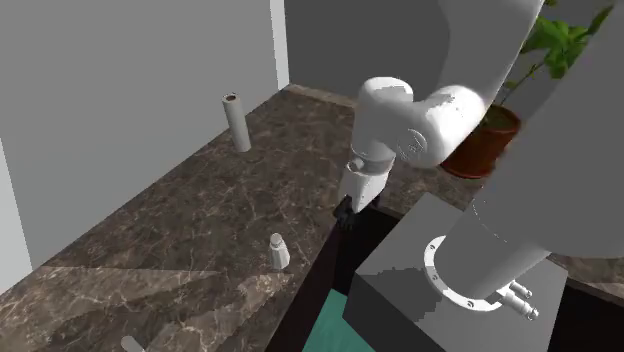
#> input picture frame 0 of tutorials/add_robot/datagen.mp4, 624 x 352 px, given in place of house_790_episode_00000000_exo_camera_1_batch_1_of_5.mp4, which was not available
$ python plot_taxonomy_figure.py
#> lines starting #> are read from the running program, lines starting #| are printed output that depends on the picture; pictures that were not available may be replaced by others from this repository, and a replacement may not be noted
"""Generate the taxonomy figure for the paper.

One row, three rounded rectangles (Physical Reasoning, Affordances, Object
Permanence). Each rectangle contains a title, two tiled images, and a list of
sub-task names.

Image sources:
- Physical Reasoning:
    * Occlusion: first frame of a >=10 nearby-graspable sample video from the
      pick_occlusion evals_round3 benchmark
      (bench_pick_occlusion_10c_0.30r_06MAY).
    * Covering: first frame of a >=10 nearby-graspable sample video from the
      pick_covering evals_round3 benchmark
      (bench_pick_covering_5c_0.30r_06MAY).
  Both benchmarks are filtered with the same logic used in
  scripts/benchmarks/create_json_benchmark.py::compute_num_nearby_graspable,
  so episodes in the gte10 bin have >5 nearby clutter objects to the pickup.

- Affordances:
    * Grasping Affordances: last frame of
      semantic_grasp_pick_13APR/house_491/episode_00000000_exo_camera_1_batch_2_of_2.mp4
    * Spatial Affordances: last frame of
      block_stacking_17APR/house_26/episode_00000001_exo_camera_1_batch_1_of_2.mp4

- Object Permanence:
    * Piaget Stage 4: first frame of
      mug_ball_pick_17APR/house_20/episode_00000002_exo_camera_1_batch_2_of_2.mp4
    * Piaget Stage 5+: tenth frame (index 9) of the same video.
"""

from __future__ import annotations

import textwrap
from pathlib import Path

import cv2
import matplotlib.pyplot as plt
import numpy as np
from matplotlib.offsetbox import AnnotationBbox, OffsetImage
from matplotlib.patches import FancyBboxPatch
from PIL import Image, ImageDraw

OUTLINE_HEX = "#F0529C"
FILL_HEX = "#FAF2E9"
OUTLINE_PX = 5

OCCLUSION_VIDEO = Path(
    "/weka/prior/aguru/datasets/bench_pick_occlusion_10c_0.30r_06MAY/"
    "FrankaPickDroidDataGenConfig_20260506_json_benchmark/debug_num_episodes/"
    "gte10/house_790_episode_00000000_exo_camera_1_batch_1_of_5.mp4"
)
COVERING_VIDEO = Path(
    "/weka/prior/aguru/datasets/bench_pick_covering_5c_0.30r_06MAY/"
    "FrankaPickDroidDataGenConfig_20260506_json_benchmark/debug_num_episodes/"
    "8/house_100_episode_00000001_exo_camera_1_batch_5_of_5.mp4"
)
SEMANTIC_PICK_VIDEO = Path(
    "/weka/prior/aguru/datasets/semantic_grasp_pick_13APR/SemanticGraspPickConfig/"
    "val/house_491/episode_00000000_exo_camera_1_batch_2_of_2.mp4"
)
BLOCK_STACK_VIDEO = Path(
    "/weka/prior/aguru/datasets/block_stacking_17APR/BlockSupportConfig/val/"
    "house_26/episode_00000001_exo_camera_1_batch_1_of_2.mp4"
)
MUG_BALL_VIDEO = Path(
    "/weka/prior/aguru/datasets/mug_ball_pick_17APR/MugBallPickConfig/val/"
    "house_20/episode_00000002_exo_camera_1_batch_2_of_2.mp4"
)


def read_frame(video_path: Path, frame_index: int) -> np.ndarray:
#> called with frame_index = 0
    cap = cv2.VideoCapture(str(video_path))
    if not cap.isOpened():
        raise FileNotFoundError(f"Could not open video: {video_path}")
    n_frames = int(cap.get(cv2.CAP_PROP_FRAME_COUNT))
    if frame_index < 0:
        frame_index = n_frames + frame_index
    if not (0 <= frame_index < n_frames):
        raise IndexError(
            f"Frame {frame_index} out of range for {video_path.name} (n={n_frames})"
        )
    cap.set(cv2.CAP_PROP_POS_FRAMES, frame_index)
    ok, frame = cap.read()
#> frame is the input picture: shape (352, 624, 3); mean B, G, R 88.6, 91.6, 93.7
    cap.release()
    if not ok or frame is None:
        raise RuntimeError(f"Failed to read frame {frame_index} from {video_path}")
    return cv2.cvtColor(frame, cv2.COLOR_BGR2RGB)


def load_images() -> dict[str, tuple[np.ndarray, np.ndarray]]:
    return {
        "Physical Reasoning": (
            read_frame(OCCLUSION_VIDEO, 0),
            read_frame(COVERING_VIDEO, 0),
        ),
        "Affordances": (
            read_frame(SEMANTIC_PICK_VIDEO, -1),
            read_frame(BLOCK_STACK_VIDEO, -1),
        ),
        "Object Permanence": (
            read_frame(MUG_BALL_VIDEO, 0),
            read_frame(MUG_BALL_VIDEO, 9),
        ),
    }
#> call 3 of read_frame, with frame_index = -1
#> in read_frame (call 3), `frame_index = n_frames + frame_index`: frame_index = 52
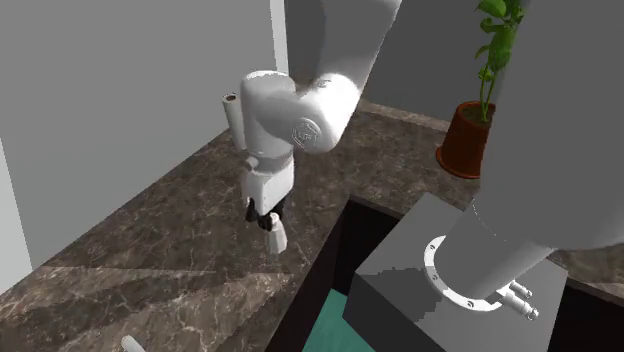
#> input picture frame 52 of tutorials/add_robot/datagen.mp4, 624 x 352 px, given in place of episode_00000000_exo_camera_1_batch_2_of_2.mp4, which was not available
#> in read_frame, frame is the input picture: shape (352, 624, 3); mean B, G, R 89.4, 92.2, 94.3
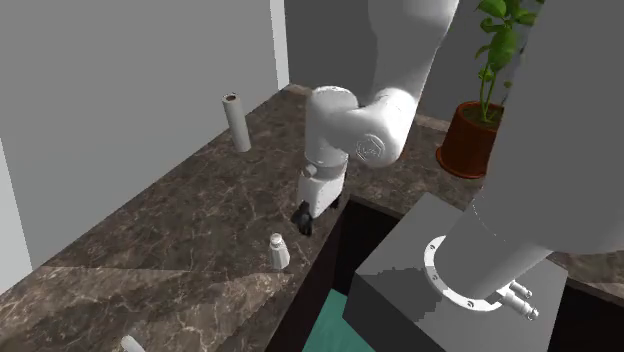
#> input picture frame 9 of tutorials/add_robot/datagen.mp4, 624 x 352 px, given in place of episode_00000002_exo_camera_1_batch_2_of_2.mp4, which was not available
#> in read_frame, frame is the input picture: shape (352, 624, 3); mean B, G, R 88.7, 91.6, 93.6


def _hex_to_rgb(hex_color: str) -> tuple[int, int, int]:
    h = hex_color.lstrip("#")
    return (int(h[0:2], 16), int(h[2:4], 16), int(h[4:6], 16))


def round_with_border(
    img: np.ndarray,
    radius_px: int,
    border_px: int,
    border_color_hex: str,
    bg_rgba: tuple[int, int, int, int] = (255, 255, 255, 0),
) -> np.ndarray:
    """Return an RGBA image: rounded corners with a coloured border outline.

    Corners outside the rounded shape become bg_rgba (transparent by default).
    """
    h, w = img.shape[:2]
    pil_rgb = Image.fromarray(img).convert("RGB")

    mask = Image.new("L", (w, h), 0)
    ImageDraw.Draw(mask).rounded_rectangle(
        [(0, 0), (w - 1, h - 1)], radius=radius_px, fill=255
    )

    canvas = Image.new("RGBA", (w, h), bg_rgba)
    canvas.paste(pil_rgb, (0, 0), mask)

    if border_px > 0:
        border_rgb = _hex_to_rgb(border_color_hex)
        draw = ImageDraw.Draw(canvas)
        offset = border_px / 2.0
        draw.rounded_rectangle(
            [(offset, offset), (w - 1 - offset, h - 1 - offset)],
            radius=max(1, radius_px - int(round(offset))),
            outline=border_rgb + (255,),
            width=border_px,
        )
    return np.array(canvas)


# [34 lines left out: functions _pad_to_height, tile_side_by_side, measure_tiled_aspect, not called in this run]


def _configure_fonts(use_tex: bool) -> None:
    """Match the rcParams of the other paper_plots scripts (serif/Times).

    Falls back to non-TeX serif if `use_tex` is False or LaTeX isn't installed.
    """
    if use_tex:
        plt.rcParams.update({
            "text.usetex": True,
            "font.family": "serif",
            "text.latex.preamble": r"\usepackage{times}\usepackage{amsmath}",
        })
    else:
        plt.rcParams.update({
            "text.usetex": False,
            "font.family": "serif",
            "font.serif": ["Times New Roman", "Times", "Nimbus Roman", "DejaVu Serif"],
        })


def main(output_path: str = "taxonomy_figure.pdf", use_tex: bool = False) -> None:
    _configure_fonts(use_tex)
    sections = [
        ("Physical Reasoning", ["Occlusion", "Covering", "Containment"]),
        ("Affordances", ["Grasping Affordances", "Spatial Affordances"]),
        ("Object Permanence", ["Piaget Stage 4", "Piaget Stage 5+"]),
    ]
    prompts = {
        # Per-image prompts (list of 2 strings, positioned under each image).
        "Physical Reasoning": ["Prompt: Pick up the mug", "Prompt: Pick up the cup"],
        "Affordances": [
            "Prompt: Pick up the mug\nto give it to someone",
            "Prompt: Stack the blocks",
        ],
        # Single string => centered under both images.
        "Object Permanence": "Prompt: Pick up the mug with\nthe ball hidden under it",
    }
    descriptions = {
        "Occlusion": "An object is (partially) occluded by others; requires perception + planning around obstacles",
        "Covering": "An object is (partially) covered by others; may require moving obstacles out of way before grasping",
        "Containment": "An object is contained within another; requires opening the container",
        "Grasping Affordances": "Object must be grasped by correct object part given task",
        "Spatial Affordances": "Which surfaces are appropriately shaped (e.g. size, surface area) to afford usage towards task completion? (e.g. supporting other smaller objects in a stacking task)",
        "Piaget Stage 4": "Can objects still be tracked after their complete occlusion",
        "Piaget Stage 5+": "Can objects still be tracked after their complete occlusion + displacement after occlusion",
    }
    images = load_images()
#> images = 3 items

    fig_w_in = 14.0
    fig_h_in = 9.5
    fig = plt.figure(figsize=(fig_w_in, fig_h_in))
    ax = fig.add_axes([0.0, 0.0, 1.0, 1.0])
    ax.set_xlim(0, 1)
    ax.set_ylim(0, 1)
    ax.set_axis_off()
    fig.patch.set_facecolor("white")

    n = len(sections)
    outer_margin = 0.02
    inter_gap = 0.025
    box_w = (1.0 - 2 * outer_margin - (n - 1) * inter_gap) / n

    box_top = 0.97
    box_bottom = 0.03
    box_h = box_top - box_bottom

    title_band_frac = 0.08
    img_pad_x_in = 0.18

    outline_lw = OUTLINE_PX * 72.0 / fig.dpi

    box_bottom_padding_frac = 0.012
    prompt_to_header_frac = 0.018

    title_y = box_top - (title_band_frac * box_h) / 2
    title_band_bottom = box_top - title_band_frac * box_h

    # Font sizes (larger across the board).
    title_fontsize = 22
    task_examples_fontsize = 20
    prompt_fontsize = 20
    header_fontsize = 20
    label_fontsize = 20
    desc_fontsize = 20

    label_lh_frac = (label_fontsize * 1.2 / 72.0) / fig_h_in
    desc_lh_frac = (desc_fontsize * 1.2 / 72.0) / fig_h_in
    header_lh_frac = (header_fontsize * 1.2 / 72.0) / fig_h_in
    task_examples_lh_frac = (task_examples_fontsize * 1.2 / 72.0) / fig_h_in
    desc_wrap_chars = 48
    entry_gap_frac = 0.004
    label_to_desc_frac = 0.001
    header_to_entries_frac = 0.003

    prompt_linespacing = 1.1
    prompt_line_h_frac = (prompt_fontsize * prompt_linespacing / 72.0) / fig_h_in

    # Vertical spacing for the stacked-images column.
    task_examples_above_img_frac = 0.005
    task_examples_to_img_frac = 0.006
    img_to_prompt_frac = 0.006
    prompt_to_img_frac = 0.016
    img_to_img_frac = 0.016

    avail_w_in = box_w * fig_w_in - 2 * img_pad_x_in

    # ----- Pass 1: compute per-section image positions + content -----
    sec_info = []
    for title, labels in sections:
        section_images = list(images[title])
        prompt_spec = prompts.get(title)

        # Width is the binding dimension; each image's height comes from aspect.
        img_disp_h = []
        for im in section_images:
            aspect = im.shape[1] / im.shape[0]
            img_disp_h.append(avail_w_in / aspect)

        # "Task examples" sits inside the box, below the title band.
        task_examples_y = title_band_bottom - task_examples_above_img_frac
        task_examples_bottom = task_examples_y - task_examples_lh_frac

        # Walk down placing image, then (per-image prompt if applicable).
        image_positions: list[tuple[float, float]] = []
        prompt_positions: list[tuple[float, float, str] | None] = []
        cur_y = task_examples_bottom - task_examples_to_img_frac
        is_per_image_prompts = isinstance(prompt_spec, list)
        is_single_prompt = isinstance(prompt_spec, str)
        for idx, disp_h in enumerate(img_disp_h):
            img_top = cur_y
            img_bottom = img_top - disp_h / fig_h_in
            image_positions.append((img_top, img_bottom))

            if is_per_image_prompts and idx < len(prompt_spec):
                ptext = prompt_spec[idx]
                n_lines = ptext.count("\n") + 1
                p_top = img_bottom - img_to_prompt_frac
                p_bottom = p_top - n_lines * prompt_line_h_frac
                prompt_positions.append((p_top, p_bottom, ptext))
                cur_y = p_bottom - (prompt_to_img_frac if idx < len(img_disp_h) - 1 else 0.0)
            else:
                prompt_positions.append(None)
                cur_y = img_bottom - (img_to_img_frac if idx < len(img_disp_h) - 1 else 0.0)

        if is_single_prompt:
            ptext = prompt_spec
            n_lines = ptext.count("\n") + 1
            p_top = cur_y - img_to_prompt_frac
            p_bottom = p_top - n_lines * prompt_line_h_frac
            single_prompt_pos = (p_top, p_bottom, ptext)
            last_y = p_bottom
        else:
            single_prompt_pos = None
            last_y = cur_y

        # Wrapped descriptions.
        wrapped_descs = []
        for label in labels:
            desc = descriptions.get(label, "")
            if desc:
                w = textwrap.fill(desc, width=desc_wrap_chars)
                wrapped_descs.append((w, w.count("\n") + 1))
            else:
                wrapped_descs.append(("", 0))

        content_h_frac = header_lh_frac + header_to_entries_frac
        for (_, n_lines) in wrapped_descs:
            content_h_frac += label_lh_frac + label_to_desc_frac
            content_h_frac += n_lines * desc_lh_frac
            content_h_frac += entry_gap_frac
        content_h_frac -= entry_gap_frac

        sec_info.append({
            "title": title,
            "labels": labels,
            "images": section_images,
            "image_positions": image_positions,
            "prompt_positions": prompt_positions,
            "prompt_spec": prompt_spec,
            "single_prompt_pos": single_prompt_pos,
            "last_y": last_y,
            "task_examples_y": task_examples_y,
            "wrapped_descs": wrapped_descs,
            "content_h_frac": content_h_frac,
        })
#> after the loop, sec_info = 3 items

    # Align the Taxonomy Subcategories block across sections: header at the
    # same Y for all sections, just below the lowest last_y across sections.
    shared_header_y = min(s["last_y"] for s in sec_info) - prompt_to_header_frac
#> shared_header_y = 0.245
    deepest_end_y = shared_header_y - max(s["content_h_frac"] for s in sec_info)
#> deepest_end_y = -0.155
    shared_box_bottom = max(0.02, deepest_end_y - box_bottom_padding_frac)
#> shared_box_bottom = 0.02

    # ----- Pass 2: render each section -----
    for i, info in enumerate(sec_info):
        x0 = outer_margin + i * (box_w + inter_gap)
        title = info["title"]
        labels = info["labels"]
        cx = x0 + box_w / 2

        rect = FancyBboxPatch(
            (x0, shared_box_bottom),
            box_w,
            box_top - shared_box_bottom,
            boxstyle="round,pad=0,rounding_size=0.015",
            linewidth=outline_lw,
            edgecolor=OUTLINE_HEX,
            facecolor=FILL_HEX,
            joinstyle="round",
            capstyle="round",
            zorder=1,
        )
        ax.add_patch(rect)

        ax.text(
            cx,
            title_y,
            title,
            ha="center",
            va="center",
            fontsize=title_fontsize,
            fontweight="bold",
            color="#222222",
            zorder=3,
        )

        ax.text(
            cx,
            info["task_examples_y"],
            "Task examples",
            ha="center",
            va="top",
            fontsize=task_examples_fontsize,
            fontstyle="italic",
            color="#444444",
            zorder=3,
        )

        # Render each image individually with rounded corners.
        target_radius_in = 0.12
        for img, (top_y, bottom_y) in zip(info["images"], info["image_positions"]):
            img_cy = (top_y + bottom_y) / 2
            disp_w_in = avail_w_in
            src_px_per_disp_in = img.shape[1] / disp_w_in
            radius_px = max(1, int(round(target_radius_in * src_px_per_disp_in)))
            rounded = round_with_border(img, radius_px, 0, OUTLINE_HEX)
            img_h_px, img_w_px = rounded.shape[:2]
            zoom = (disp_w_in * 72.0) / img_w_px
            oi = OffsetImage(rounded, zoom=zoom)
            ab = AnnotationBbox(
                oi,
                (cx, img_cy),
                xycoords="axes fraction",
                frameon=False,
                box_alignment=(0.5, 0.5),
                pad=0,
                zorder=2,
            )
            ax.add_artist(ab)

        # Per-image prompts (None entries are skipped).
        for ppos in info["prompt_positions"]:
            if ppos is None:
                continue
            p_top, _, ptext = ppos
            ax.text(
                cx,
                p_top,
                ptext,
                ha="center",
                va="top",
                fontsize=prompt_fontsize,
                fontstyle="italic",
                color="#444444",
                linespacing=prompt_linespacing,
                zorder=3,
            )

        # Single centered prompt below the stack (Object Permanence case).
        if info["single_prompt_pos"] is not None:
            p_top, _, ptext = info["single_prompt_pos"]
            ax.text(
                cx,
                p_top,
                ptext,
                ha="center",
                va="top",
                fontsize=prompt_fontsize,
                fontstyle="italic",
                color="#444444",
                linespacing=prompt_linespacing,
                zorder=3,
            )

        # Taxonomy Subcategories section.
        ax.text(
            cx,
            shared_header_y,
            "Taxonomy Subcategories",
            ha="center",
            va="top",
            fontsize=header_fontsize,
            fontweight="bold",
            color="#000000",
            zorder=3,
        )

        cur_y = shared_header_y - header_lh_frac - header_to_entries_frac
        for label, (wrapped, n_lines) in zip(labels, info["wrapped_descs"]):
            ax.text(
                cx,
                cur_y,
                label,
                ha="center",
                va="top",
                fontsize=label_fontsize,
                color="#222222",
                zorder=3,
            )
            cur_y -= label_lh_frac + label_to_desc_frac

            if wrapped:
                ax.text(
                    cx,
                    cur_y,
                    wrapped,
                    ha="center",
                    va="top",
                    fontsize=desc_fontsize,
                    fontstyle="italic",
                    color="#555555",
                    linespacing=1.1,
                    zorder=3,
                )
                cur_y -= n_lines * desc_lh_frac
            cur_y -= entry_gap_frac
#> this loop made 3 passes
#> (x0, title, labels, cx, p_top) on pass 3: (0.677, 'Object Permanence', ['Piaget Stage 4', 'Piaget Stage 5+'], 0.828, 0.365)

    out = Path(output_path)
    fig.savefig(out, dpi=300, facecolor="white")
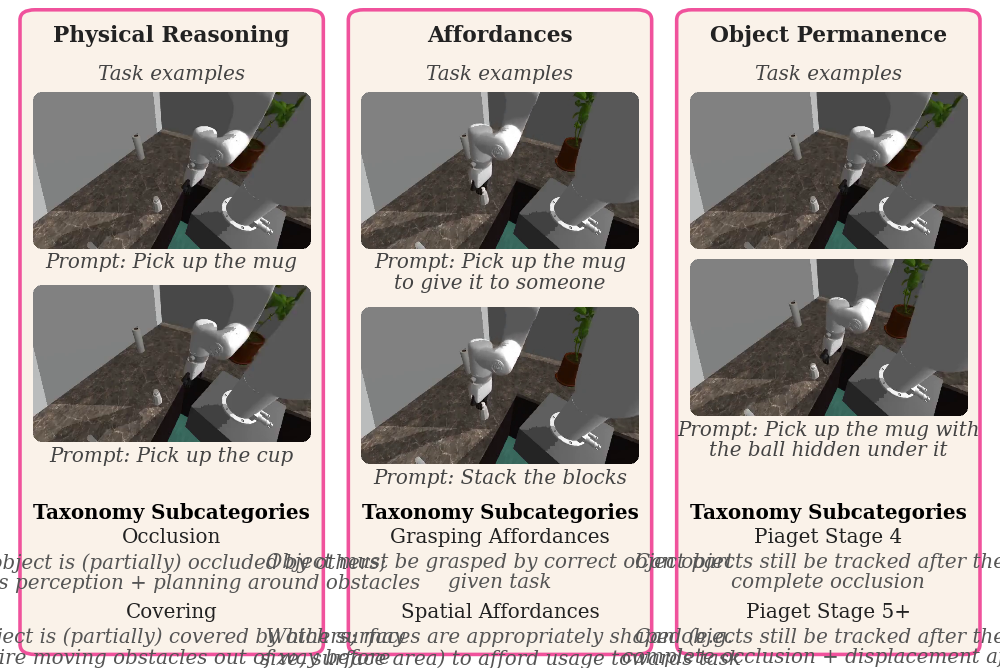
#> figure drawn by matplotlib, 1 panel
    png_out = out.with_suffix(".png")
    fig.savefig(png_out, dpi=200, facecolor="white")
    plt.close(fig)
    print(f"Saved {out} and {png_out}")


if __name__ == "__main__":
    import argparse

    parser = argparse.ArgumentParser()
    parser.add_argument(
        "--output",
        default="taxonomy_figure.pdf",
        help="Output PDF path (a matching .png is also written).",
    )
    parser.add_argument(
        "--use-tex",
        action="store_true",
        help="Render text with LaTeX + Times (matches the other paper plots). "
        "Requires a working LaTeX install; off by default for local previews.",
    )
    args = parser.parse_args()
    main(args.output, use_tex=args.use_tex)

$ run again, starting later in the video
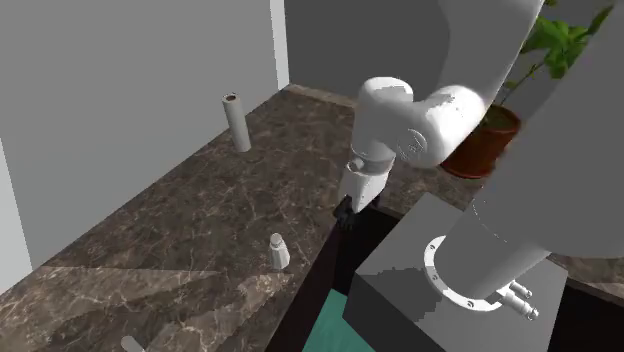
#> input picture frame 0 of tutorials/add_robot/datagen.mp4, 624 x 352 px, given in place of house_790_episode_00000000_exo_camera_1_batch_1_of_5.mp4, which was not available
#> in read_frame, frame is the input picture: shape (352, 624, 3); mean B, G, R 88.6, 91.6, 93.7
#> frame_index = 52
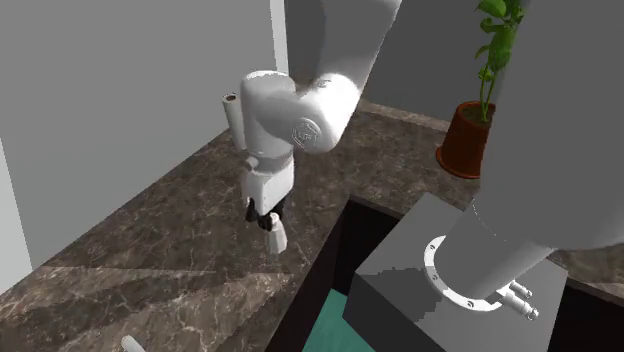
#> input picture frame 52 of tutorials/add_robot/datagen.mp4, 624 x 352 px, given in place of episode_00000000_exo_camera_1_batch_2_of_2.mp4, which was not available
#> in read_frame, frame is the input picture: shape (352, 624, 3); mean B, G, R 89.4, 92.2, 94.3
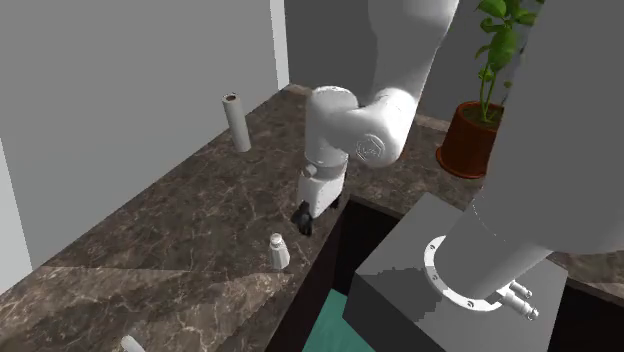
#> input picture frame 9 of tutorials/add_robot/datagen.mp4, 624 x 352 px, given in place of episode_00000002_exo_camera_1_batch_2_of_2.mp4, which was not available
#> in read_frame, frame is the input picture: shape (352, 624, 3); mean B, G, R 88.7, 91.6, 93.6
#> images = 3 items
#> shared_header_y = 0.245
#> deepest_end_y = -0.155
#> shared_box_bottom = 0.02
#> the loop in main, `for i, info in enumerate(sec_info):` made 3 passes
#> (x0, title, labels, cx, p_top) on pass 3: (0.677, 'Object Permanence', ['Piaget Stage 4', 'Piaget Stage 5+'], 0.828, 0.365)
